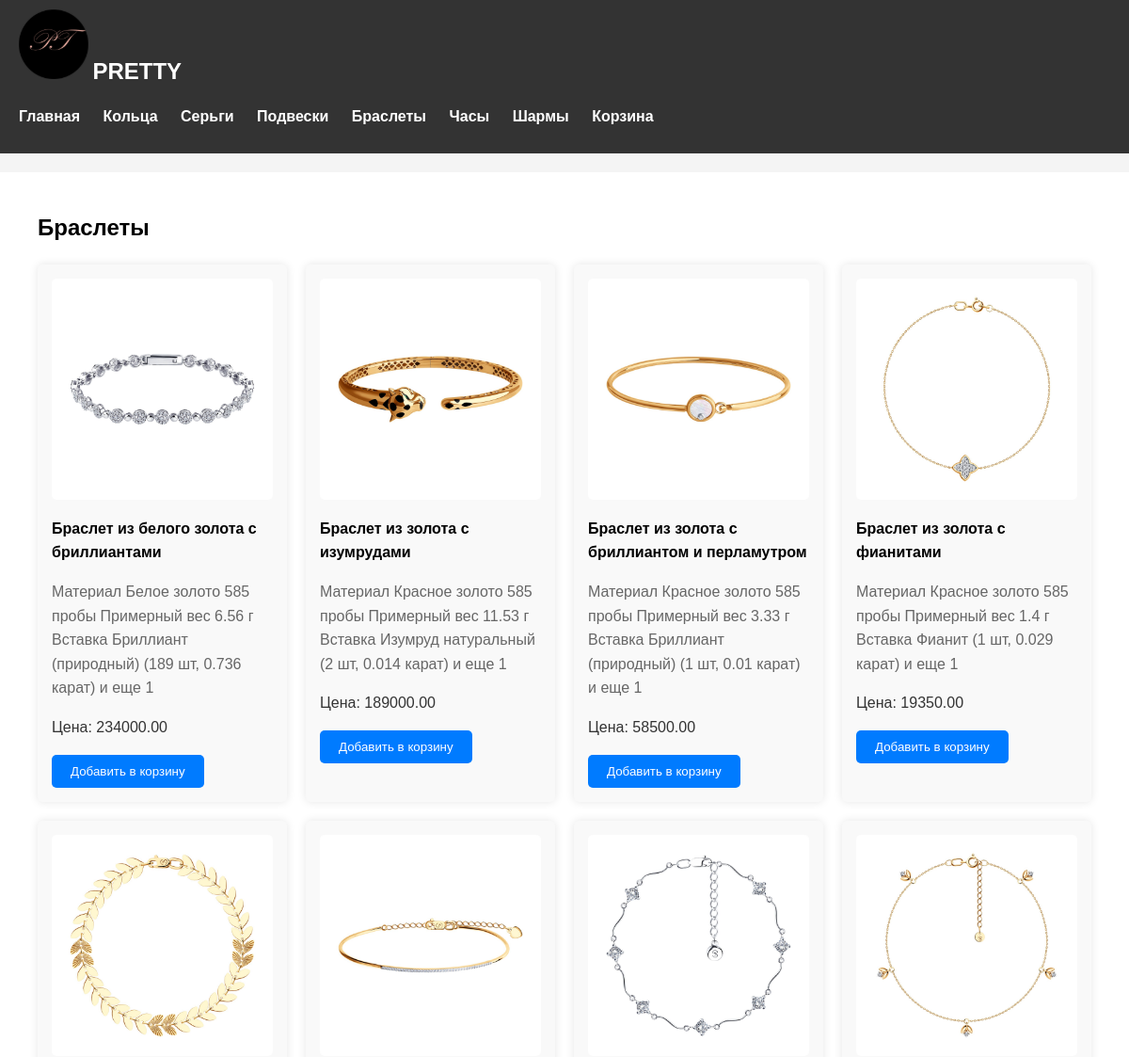
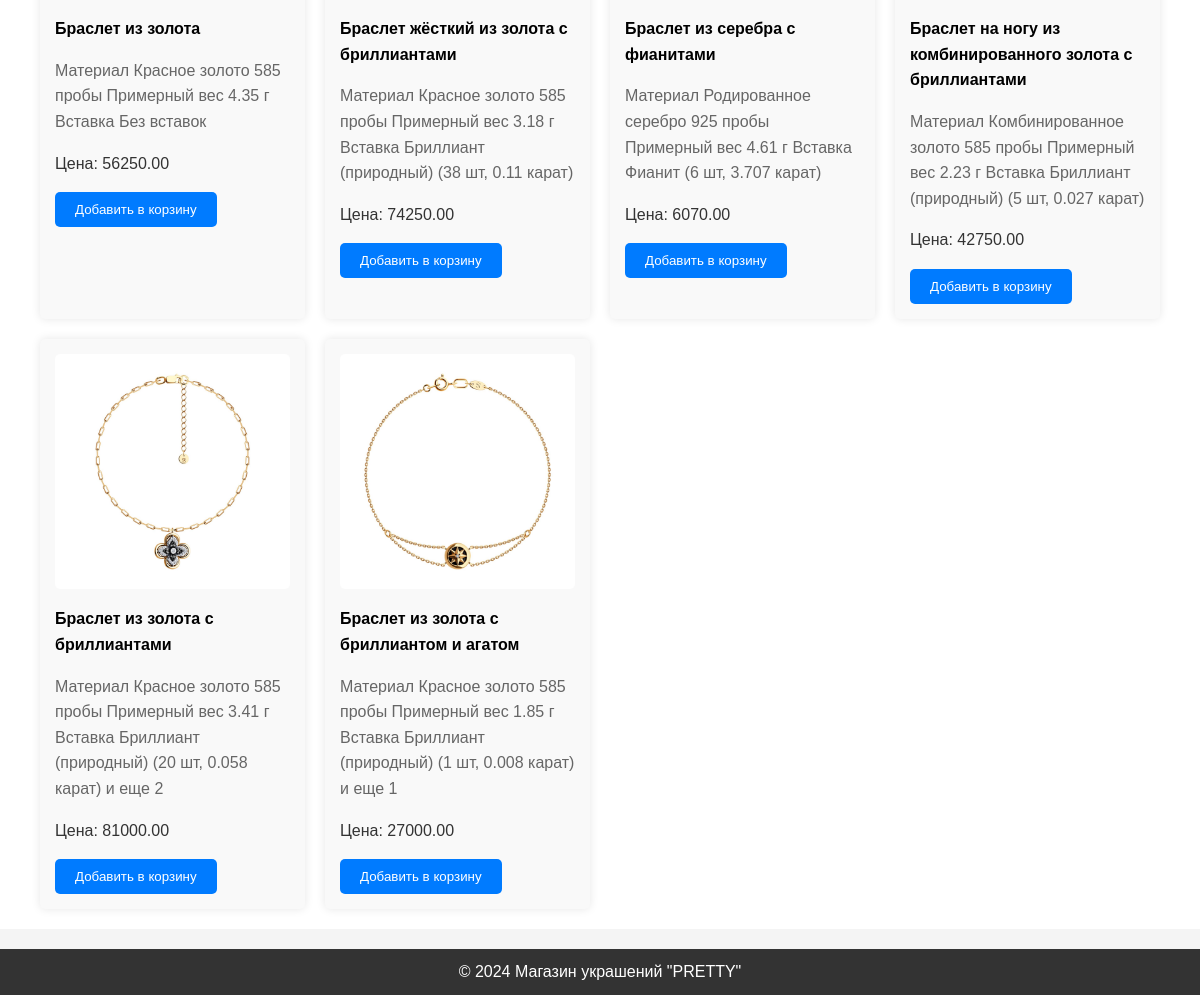
Page /bracelets/ on the committed database (2 pictures, top to bottom).
### shop/models.py (models this page shows, shortened)
class Jewelry(models.Model):
    name = models.CharField(max_length=100)
    description = models.TextField()
    price = models.DecimalField(max_digits=10, decimal_places=2)
    image = models.ImageField(upload_to='jewelry_images')
    class Meta:
        verbose_name = 'Jewelry'
        verbose_name_plural = 'Jewelry'

class Bracelet(Jewelry):
    group = models.ForeignKey(Group, on_delete=models.SET_NULL, null=True, blank=True, related_name='bracelets')
    class Meta:
        verbose_name = 'Bracelet'
        verbose_name_plural = 'Bracelets'

class Jewelry(models.Model):
    name = models.CharField(max_length=100)
    description = models.TextField()
    price = models.DecimalField(max_digits=10, decimal_places=2)
    image = models.ImageField(upload_to='jewelry_images')
    class Meta:
        verbose_name = 'Jewelry'
        verbose_name_plural = 'Jewelry'

### shop/views.py (the view)
# urls.py: path('bracelets/', views.bracelets_list, name='bracelets_list'),
def bracelets_list(request):
    bracelets = Bracelet.objects.all()
    return render(request, 'shop/bracelets_list.html', {'bracelets': bracelets})

### shop/templates/shop/bracelets_list.html (shortened to what this page needs)
{% load static %}
<!DOCTYPE html>
<html lang="ru">
<head>
    <link rel="stylesheet" href="{% static 'shop/css/style2.css' %}">
</head>
<body>
    <header>
        <div class="container">
            <a href="#"><img src="{% static 'shop/images/image 1.svg' %}" alt="Логотип"></a>
            <h1>PRETTY</h1>
            <nav>
                <ul>
                    <li><a href="{% url 'jewelry_list' %}">Главная</a></li>
                    <li><a href="{% url 'rings_list' %}">Кольца</a></li>
                    <li><a href="{% url 'earrings_list' %}">Серьги</a></li>
                    <li><a href="{% url 'pendants_list' %}">Подвески</a></li>
                    <li><a href="{% url 'bracelets_list' %}">Браслеты</a></li>
                    <li><a href="{% url 'watches_list' %}">Часы</a></li>
                    <li><a href="{% url 'charms_list' %}">Шармы</a></li>
                    <li><a href="{% url 'cart_detail' %}">Корзина</a></li>
                </ul>
            </nav>
        </div>
    </header>
    <main>
        <section class="catalog">
            <div class="container content" id="bracelets">
                {% if bracelets %}
                <h2>Браслеты</h2>
                <div class="products">
                    {% for bracelet in bracelets %}
                    <div class="product">
                        <a href="{% url 'jewelry_detail' 'bracelet' bracelet.id %}">
                            <img src="{{ bracelet.image.url }}" alt="{{ bracelet.name }}">
                        </a>
                        <p class="product-name">{{ bracelet.name }}</p>
                        <p class="product-description">{{ bracelet.description }}</p>
                        <p class="product-price">Цена: {{ bracelet.price }}</p>
                        <form action="{% url 'add_to_cart' bracelet.id %}" method="post">
                            <button type="submit">Добавить в корзину</button>
                        </form>
                    </div>
                    {% endfor %}
                </div>
                {% else %}
                <p>Нет доступных товаров в этой категории.</p>
                {% endif %}
            </div>
        </section>
    </main>
    <footer>
        <div class="container">
            <p>&copy; {% now "Y" %} Магазин украшений "PRETTY"</p>
        </div>
    </footer>
</body>
</html>

### shop/static/shop/css/style2.css (style rules this page uses)
body { font-family: Arial, sans-serif; line-height: 1.6; background-color: #f4f4f4; margin: 0; padding: 0; }
.container { max-width: 1200px; margin: 0 auto; padding: 0 20px; }
header { background-color: #333; color: #fff; padding: 10px 0; }
header a { text-decoration: none; color: #fff; }
header h1 { margin: 0; font-size: 24px; display: inline; }
nav ul { list-style-type: none; padding: 0; }
nav ul li { display: inline-block; margin-right: 20px; }
nav ul li:last-child { margin-right: 0; }
nav ul li a { color: #fff; text-decoration: none; font-weight: bold; }
main { padding: 20px 0; }
section.catalog { background-color: #fff; padding: 20px; }
.catalog .container { display: flex; justify-content: space-between; flex-wrap: wrap; }
.products { display: grid; grid-template-columns: repeat(auto-fit, minmax(250px, 1fr)); grid-gap: 20px; }
.product { background-color: #f9f9f9; padding: 15px; border-radius: 5px; box-shadow: 0 0 10px rgba(0, 0, 0, 0.1); }
.product img { width: 100%; height: auto; border-radius: 5px; }
.product-name { font-weight: bold; margin: 10px 0; }
.product-description { color: #666; margin-bottom: 10px; }
.product-price { font-size: 16px; color: #333; }
button[type="submit"] { background-color: #007bff; color: #fff; border: none; padding: 10px 20px; cursor: pointer; border-radius: 5px; transition: background-color 0.3s; }
footer { background-color: #333; color: #fff; text-align: center; padding: 10px 0; }
footer p { margin: 0; }

### rows in the picture
Bracelet: image (picture), name "Браслет из белого золота с бриллиантами", description "Материал Белое золото 585 пробы Примерный вес 6.56 г Вставка Бриллиант (природный) (189 шт, 0.736 карат) и еще 1", price "234000.00"
Bracelet: image (picture), name "Браслет из золота с изумрудами", description "Материал Красное золото 585 пробы Примерный вес 11.53 г Вставка Изумруд натуральный (2 шт, 0.014 карат) и еще 1", price "189000.00"
Bracelet: image (picture), name "Браслет из золота с бриллиантом и перламутром", description "Материал Красное золото 585 пробы Примерный вес 3.33 г Вставка Бриллиант (природный) (1 шт, 0.01 карат) и еще 1", price "58500.00"
Bracelet: image (picture), name "Браслет из золота с фианитами", description "Материал Красное золото 585 пробы Примерный вес 1.4 г Вставка Фианит (1 шт, 0.029 карат) и еще 1", price "19350.00"
Bracelet: image (picture), name "Браслет из золота", description "Материал Красное золото 585 пробы Примерный вес 4.35 г Вставка Без вставок", price "56250.00"
Bracelet: image (picture), name "Браслет жёсткий из золота с бриллиантами", description "Материал Красное золото 585 пробы Примерный вес 3.18 г Вставка Бриллиант (природный) (38 шт, 0.11 карат)", price "74250.00"
Bracelet: image (picture), name "Браслет из серебра с фианитами", description "Материал Родированное серебро 925 пробы Примерный вес 4.61 г Вставка Фианит (6 шт, 3.707 карат)", price "6070.00"
Bracelet: image (picture), name "Браслет на ногу из комбинированного золота с бриллиантами", description "Материал Комбинированное золото 585 пробы Примерный вес 2.23 г Вставка Бриллиант (природный) (5 шт, 0.027 карат)", price "42750.00"
Bracelet: image (picture), name "Браслет из золота с бриллиантами", description "Материал Красное золото 585 пробы Примерный вес 3.41 г Вставка Бриллиант (природный) (20 шт, 0.058 карат) и еще 2", price "81000.00"
Bracelet: image (picture), name "Браслет из золота с бриллиантом и агатом", description "Материал Красное золото 585 пробы Примерный вес 1.85 г Вставка Бриллиант (природный) (1 шт, 0.008 карат) и еще 1", price "27000.00"
